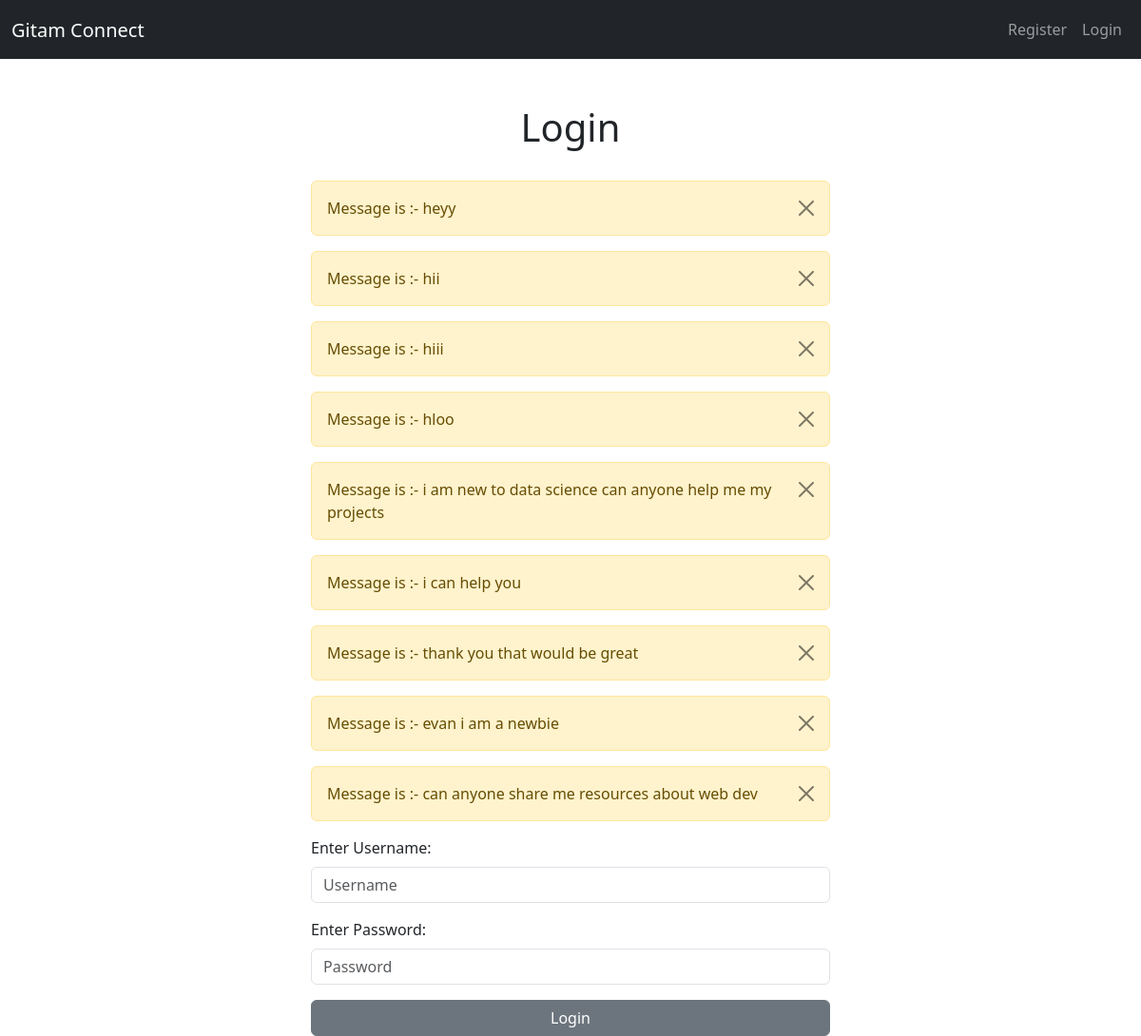
The app's page /romm5 with its own data.
### chat/models.py (models this page shows)
class Message(models.Model):
    user = models.ForeignKey(User, on_delete=models.CASCADE)
    content = models.TextField()
    room = models.ForeignKey(Room, on_delete=models.CASCADE)
    created_on = models.DateTimeField(auto_now_add=True)
    def __str__(self):
        return "Message is :- "+ self.content

### chat/views.py (the view)
# urls.py: path("<str:slug>", views.room, name="room"),
def room(request,slug):
    room_name=Room.objects.get(slug=slug).name
    messages=Message.objects.filter(room=Room.objects.get(slug=slug))
    return render(request, "room.html",{"room_name":room_name,"slug":slug,'messages':messages})

### chat/templates/room.html (shortened to what this page needs)
{% extends 'base.html' %}
{% block content %}
{% if user.is_authenticated %}
<div class="container mt-4">
  <div class="row justify-content-center">
    <div class="col-md-8">
      <div class="alert alert-info d-flex justify-content-between align-items-center" role="alert">
        <h5 class="mb-0">{{ room_name }}</h5>
      </div>
      <div class="card">
        <div class="card-body">
          <div class="form-group">
            {% if messages %}
            <div class="chat-container" id="chatbox">
              {% for message in messages %}
              <div class="chat-message {% if message.user == request.user %}text-end{% else %}text-start{% endif %}">
                <b>{{ message.user.username }}</b>: {{ message.content }}<br>
              </div>
              {% endfor %}
            </div>
            {% else %}
            <div class="chat-container" id="chatbox"></div>
            <b></b>
            {% endif %}
          </div>
          <div class="form-group mt-3">
            <input class="form-control" placeholder="Enter text here" id="my_input" type="text" required>
          </div>
          <div class="d-grid gap-2 mt-3">
            <button class="btn btn-primary btn-lg" id="submit_button" type="button">Send</button>
            <a href="{% url 'home' %}" class="btn btn-dark">Go Back</a>
          </div>
        </div>
      </div>
    </div>
  </div>
</div>
{{ slug|json_script:"room_slug" }}
<script>
  const chatbox = document.querySelector("#chatbox");
  function scrollToBottom() {
    chatbox.scrollTop = chatbox.scrollHeight;
  }
  scrollToBottom();
  const roomName = JSON.parse(document.getElementById('room_slug').textContent);
  const chatSocket = new WebSocket("ws://" + window.location.host + "/ws/" + roomName + "/");
  chatSocket.onopen = function (e) {
    console.log("The connection was set up successfully!");
  };
  chatSocket.onclose = function (e) {
    console.log("Connection closed unexpectedly. Attempting to reconnect...");
  };
  document.querySelector("#my_input").focus();
  document.querySelector("#my_input").onkeyup = function (e) {
    if (e.keyCode === 13) {
      e.preventDefault();
      document.querySelector("#submit_button").click();
    }
  };
  document.querySelector("#submit_button").onclick = function (e) {
    const messageInput = document.querySelector("#my_input").value;
    if (messageInput.length === 0) {
      alert("Add some input first or press the send button!");
    } else {
      chatSocket.send(JSON.stringify({
        message: messageInput,
        username: "{{ request.user.username }}",
        room_name: "{{ room_name }}"
      }));
      document.querySelector("#my_input").value = '';
    }
  };
  chatSocket.onmessage = function (e) {
    const data = JSON.parse(e.data);
    const div = document.createElement("div");
    div.innerHTML = "<b>" + data.username + "</b>: " + data.message;
    if (data.username === "{{ request.user.username }}") {
      div.classList.add("chat-message", "text-end");
    } else {
      div.classList.add("chat-message", "text-start");
    }
    document.querySelector("#chatbox").appendChild(div);
    scrollToBottom();
  };
</script>
{% else %}
<div class="container mt-4">
  <div class="col-md-6 offset-md-3">
    <h1 class="text-center">Login</h1><br>
    <form method="POST" action="{% url 'home' %}">
      {% if messages %}
      {% for message in messages %}
      <div class="alert alert-warning alert-dismissible fade show" role="alert">
        {{ message }}
        <button type="button" class="btn-close" data-bs-dismiss="alert" aria-label="Close"></button>
      </div>
      {% endfor %}
      {% endif %}
      <div class="mb-3">
        <label for="username" class="form-label">Enter Username:</label>
        <input type="text" class="form-control" id="username" placeholder="Username" name="username" required>
      </div>
      <div class="mb-3">
        <label for="password" class="form-label">Enter Password:</label>
        <input type="password" class="form-control" id="password" placeholder="Password" name="password" required>
      </div>
      <div class="d-grid gap-2">
        <button type="submit" class="btn btn-secondary">Login</button>
      </div>
    </form>
  </div>
</div>
{% endif %}
{% endblock %}

### chat/templates/base.html (shortened to what this page needs)
<!doctype html>
<html lang="en">
<head>
  <link href="https://cdn.jsdelivr.net/npm/bootstrap@5.3.3/dist/css/bootstrap.min.css" rel="stylesheet">
</head>
<body>
  {% include 'navbar.html' %}
  <div class="container">
    <br>
    {% block content %}
    {% endblock %}
  </div>
</body>
</html>

### chat/templates/navbar.html (shortened to what this page needs)
<nav class="navbar navbar-expand-lg navbar-dark bg-dark">
  <div class="container-fluid">
    <h2><a class="navbar-brand" href="{% url 'home' %}">Gitam Connect</a></h2>
    <div class="collapse navbar-collapse" id="navbarSupportedContent">
      <ul class="navbar-nav ms-auto mb-2 mb-lg-0">
        {% if user.is_authenticated %}
          <li class="nav-item">
            <a class="nav-link" href="{% url 'logout' %}">Logout</a>
          </li>
        {% else %}
          <li class="nav-item">
            <a class="nav-link" href="{% url 'register' %}">Register</a>
          </li>
          <li class="nav-item">
            <a class="nav-link" href="{% url 'home' %}">Login</a>
          </li>
        {% endif %}
      </ul>
    </div>
  </div>
</nav>

### records on screen
Message: content "Message is :- heyy"
Message: content "Message is :- hii"
Message: content "Message is :- hiii"
Message: content "Message is :- hloo"
Message: content "Message is :- i am new to data science can anyone help me my projects"
Message: content "Message is :- i can help you"
Message: content "Message is :- thank you that would be great"
Message: content "Message is :- evan i am a newbie"
Message: content "Message is :- can anyone share me resources about web dev"
